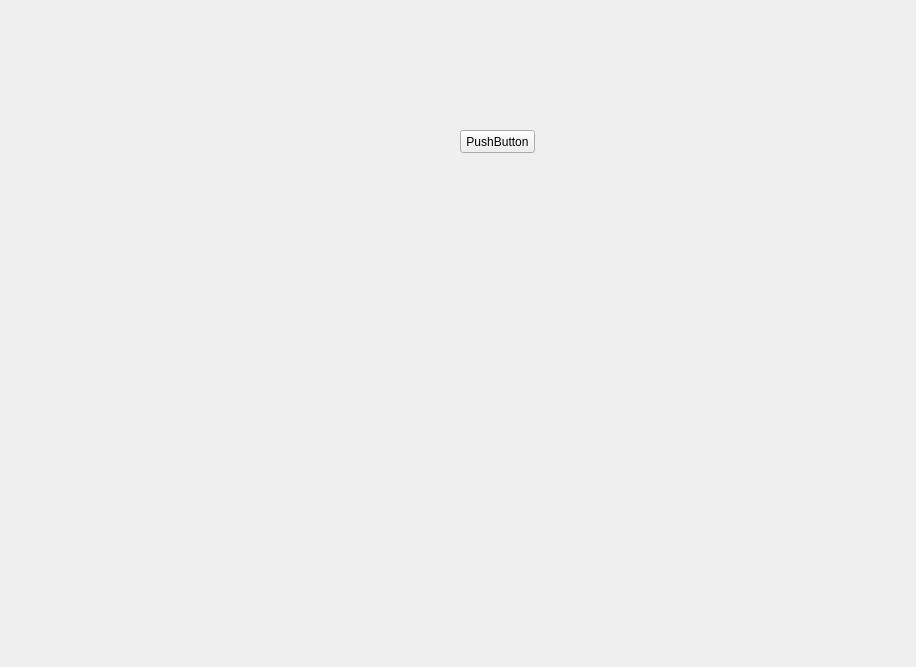
<?xml version="1.0" encoding="UTF-8"?>
<ui version="4.0">
 <class>DropperClass</class>
 <widget class="QWidget" name="DropperClass">
  <property name="geometry">
   <rect>
    <x>0</x>
    <y>0</y>
    <width>916</width>
    <height>667</height>
   </rect>
  </property>
  <property name="windowTitle">
   <string>Dropper</string>
  </property>
  <widget class="GradientSlider" name="test_1" native="true">
   <property name="geometry">
    <rect>
     <x>20</x>
     <y>20</y>
     <width>301</width>
     <height>31</height>
    </rect>
   </property>
  </widget>
  <widget class="GradientSlider" name="test_2" native="true">
   <property name="geometry">
    <rect>
     <x>40</x>
     <y>70</y>
     <width>31</width>
     <height>241</height>
    </rect>
   </property>
  </widget>
  <widget class="PaletteHSV" name="test_3" native="true">
   <property name="geometry">
    <rect>
     <x>120</x>
     <y>70</y>
     <width>301</width>
     <height>211</height>
    </rect>
   </property>
  </widget>
  <widget class="ColorPreview" name="test_4" native="true">
   <property name="geometry">
    <rect>
     <x>470</x>
     <y>30</y>
     <width>91</width>
     <height>81</height>
    </rect>
   </property>
  </widget>
  <widget class="ValueSlider" name="test_5" native="true">
   <property name="geometry">
    <rect>
     <x>150</x>
     <y>360</y>
     <width>251</width>
     <height>31</height>
    </rect>
   </property>
  </widget>
  <widget class="QPushButton" name="btn">
   <property name="geometry">
    <rect>
     <x>460</x>
     <y>130</y>
     <width>75</width>
     <height>23</height>
    </rect>
   </property>
   <property name="text">
    <string>PushButton</string>
   </property>
  </widget>
 </widget>
 <layoutdefault spacing="6" margin="11"/>
 <customwidgets>
  <customwidget>
   <class>GradientSlider</class>
   <extends>QWidget</extends>
   <header>ColorPicker/GradientSlider.h</header>
   <container>1</container>
  </customwidget>
  <customwidget>
   <class>PaletteHSV</class>
   <extends>QWidget</extends>
   <header>ColorPicker/PaletteHSV.h</header>
   <container>1</container>
  </customwidget>
  <customwidget>
   <class>ColorPreview</class>
   <extends>QWidget</extends>
   <header>ColorPicker/ColorPreview.h</header>
   <container>1</container>
  </customwidget>
  <customwidget>
   <class>ValueSlider</class>
   <extends>QWidget</extends>
   <header>Widgets/ValueSlider.h</header>
   <container>1</container>
  </customwidget>
 </customwidgets>
 <resources>
  <include location="dropper.qrc"/>
 </resources>
 <connections/>
</ui>
